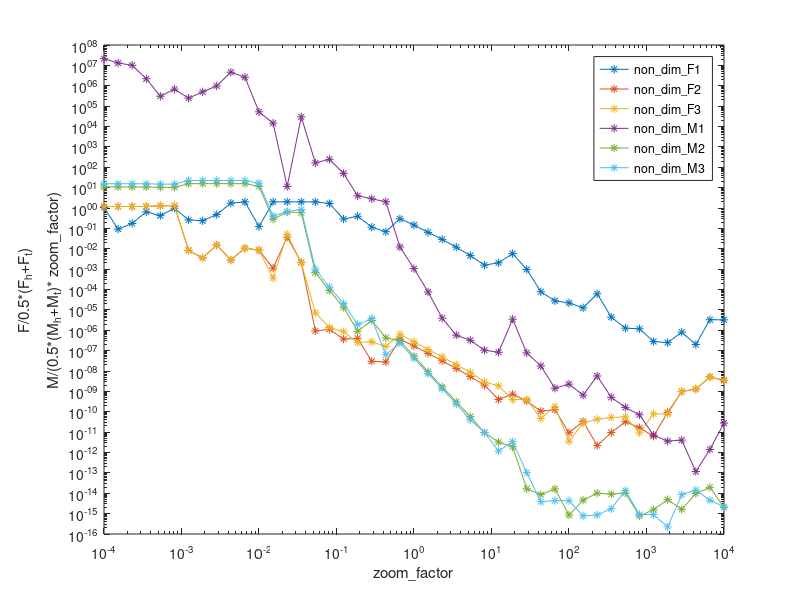
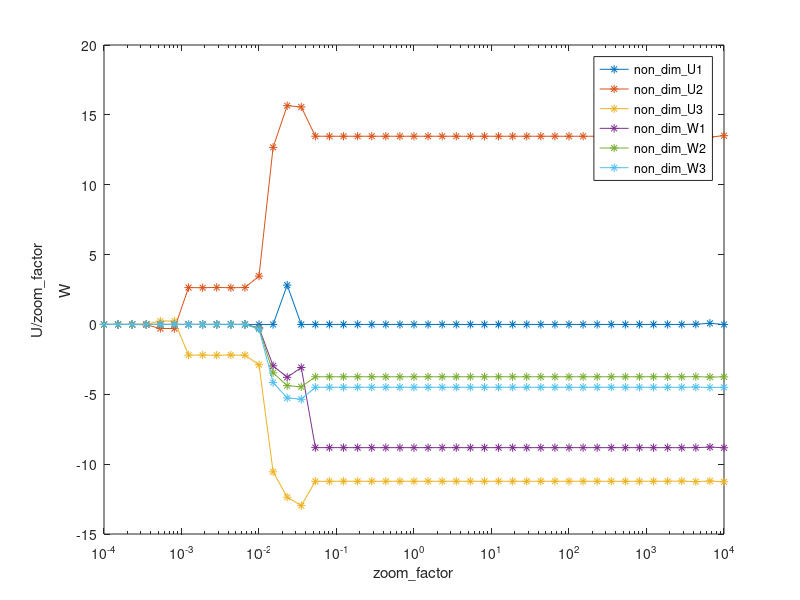
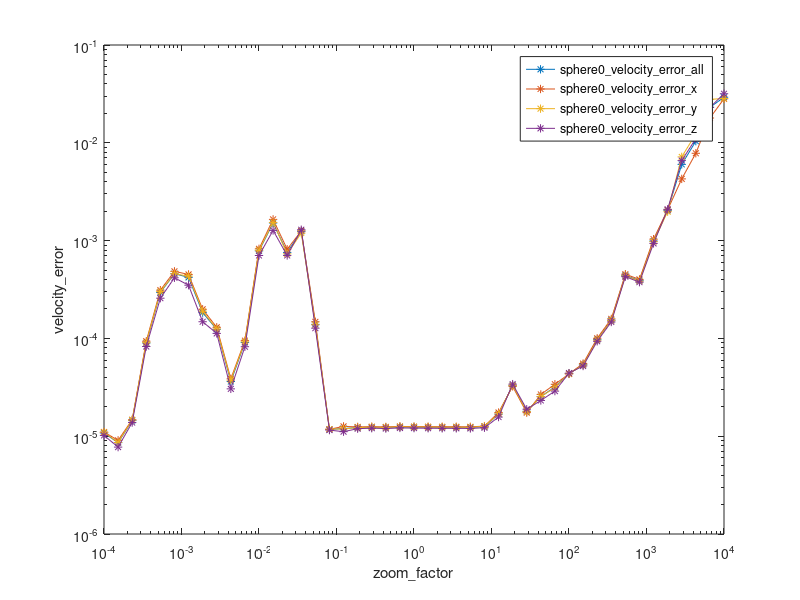
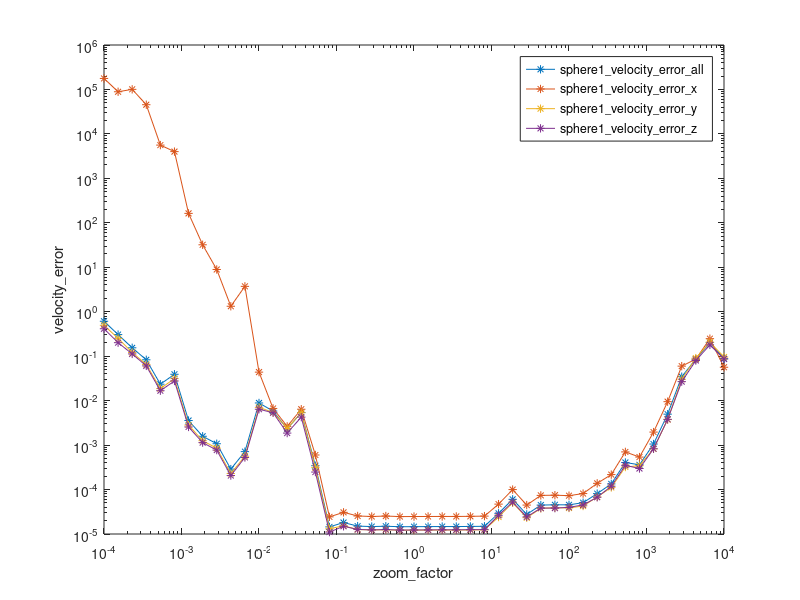

Recreate these plots in MATLAB, in order.
tryzoom = load('two_sphere.txt');
prb_index = tryzoom(:, 1);
zoom_factor = tryzoom(:, 2);
non_dim_U = tryzoom(:, 3:8);
non_dim_F = tryzoom(:, 9:14);
velocity_err_sphere0 = tryzoom(:, 15:18);
velocity_err_sphere1 = tryzoom(:, 19:22);
velocity_err = tryzoom(:, 23:26);

figure;
loglog(zoom_factor, abs(non_dim_F), '*-');
t_legend = {
  'non_dim_F1',...
  'non_dim_F2',...
  'non_dim_F3',...
  'non_dim_M1',...
  'non_dim_M2',...
  'non_dim_M3'};
legend(t_legend, 'Interpreter', 'none');
xlabel('zoom\_factor');
ylabel({'F/0.5*(F_h+F_t)', ' ', 'M/(0.5*(M_h+M_t)* zoom\_factor)'});

figure;
semilogx(zoom_factor, non_dim_U, '*-');
t_legend = {
  'non_dim_U1',...
  'non_dim_U2',...
  'non_dim_U3',...
  'non_dim_W1',...
  'non_dim_W2',...
  'non_dim_W3'};
legend(t_legend, 'Interpreter', 'none');
xlabel('zoom\_factor');
ylabel({'U/zoom\_factor', ' ', 'W'});

figure;
loglog(zoom_factor, velocity_err_sphere0, '*-')
t_legend = {
  'sphere0_velocity_error_all',...
  'sphere0_velocity_error_x',...
  'sphere0_velocity_error_y',...
  'sphere0_velocity_error_z'};
legend(t_legend, 'Interpreter', 'none');
xlabel('zoom\_factor');
ylabel('velocity\_error');
% ylim([0.01, 1])

figure;
loglog(zoom_factor, velocity_err_sphere1, '*-')
t_legend = {
  'sphere1_velocity_error_all',...
  'sphere1_velocity_error_x',...
  'sphere1_velocity_error_y',...
  'sphere1_velocity_error_z'};
legend(t_legend, 'Interpreter', 'none');
xlabel('zoom\_factor');
ylabel('velocity\_error');
% ylim([0.01, 1])

figure;
loglog(zoom_factor, velocity_err, '*-')
t_legend = {
  'velocity_error_all',...
  'velocity_error_x',...
  'velocity_error_y',...
  'velocity_error_z'};
legend(t_legend, 'Interpreter', 'none');
xlabel('zoom\_factor');
ylabel('velocity\_error');
% ylim([0.01, 1])























